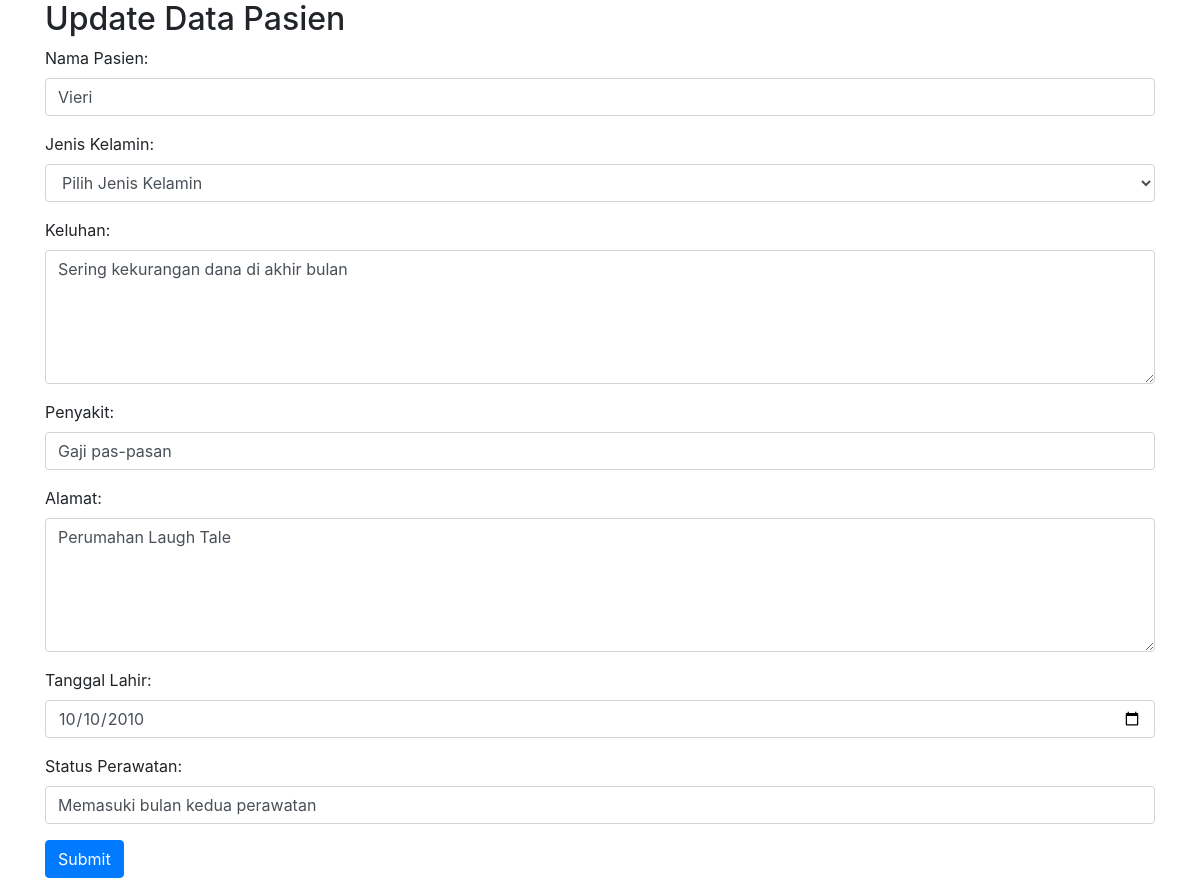
The page /update.php?id_pasien=2 on the database its author committed.
### tables this page shows
CREATE TABLE `pasien` (
  `id_pasien` int(11) NOT NULL,
  `nama_pasien` varchar(44) NOT NULL,
  `jenis_kelamin` varchar(1) NOT NULL,
  `keluhan` varchar(123) NOT NULL,
  `penyakit` varchar(44) NOT NULL,
  `alamat` varchar(123) NOT NULL,
  `tanggal_lahir` date NOT NULL,
  `status_perawatan` varchar(123) NOT NULL
);

### update.php (the view, shortened to what this page needs)
<!DOCTYPE html>
<html>
<head>
    <link rel="stylesheet" href="https://cdn.jsdelivr.net/npm/bootstrap@4.6.1/dist/css/bootstrap.min.css">
</head>
<body>
<div class="container">
    <?php
    include "koneksi.php";
    function input($data) {
        $data = trim($data);
        $data = stripslashes($data);
        $data = htmlspecialchars($data);
        return $data;
    }
    if (isset($_GET['id_pasien'])) {
        $id_pasien = input($_GET["id_pasien"]);
        $sql = "select * from pasien where id_pasien=$id_pasien";
        $hasil = mysqli_query($kon, $sql);
        $data = mysqli_fetch_assoc($hasil);
    }
    ?>
    <h2>Update Data Pasien</h2>
    <form action="<?php echo htmlspecialchars($_SERVER["PHP_SELF"]);?>" method="post">
        <div class="form-group">
            <label>Nama Pasien:</label>
            <input type="text" name="nama_pasien" class="form-control" placeholder="Masukkan Nama Pasien" value="<?php echo $data['nama_pasien']; ?>" required />
        </div>
        <div class="form-group">
            <label>Jenis Kelamin:</label>
            <select name="jenis_kelamin" class="form-control" required>
                <option value="">Pilih Jenis Kelamin</option>
            </select>
        </div>
        <div class="form-group">
            <label>Keluhan:</label>
            <textarea name="keluhan" class="form-control" rows="5" placeholder="Masukkan Keluhan" required><?php echo $data['keluhan']; ?></textarea>
        </div>
        <div class="form-group">
            <label>Penyakit:</label>
            <input type="text" name="penyakit" class="form-control" placeholder="Masukkan Penyakit" value="<?php echo $data['penyakit']; ?>" required />
        </div>
        <div class="form-group">
            <label>Alamat:</label>
            <textarea name="alamat" class="form-control" rows="5" placeholder="Masukkan Alamat" required><?php echo $data['alamat']; ?></textarea>
        </div>
        <div class="form-group">
            <label>Tanggal Lahir:</label>
            <input type="date" name="tanggal_lahir" class="form-control" value="<?php echo $data['tanggal_lahir']; ?>" required />
        </div>
        <div class="form-group">
            <label>Status Perawatan:</label>
            <input type="text" name="status_perawatan" class="form-control" placeholder="Masukkan Status Perawatan" value="<?php echo $data['status_perawatan']; ?>" required />
        </div>
        <button type="submit" name="submit" class="btn btn-primary">Submit</button>
    </form>
</div>
</body>
</html>

### rows shown on the page
pasien: nama_pasien "Vieri", keluhan "Sering kekurangan dana di akhir bulan", penyakit "Gaji pas-pasan", alamat "Perumahan Laugh Tale", tanggal_lahir "10/10/2010", status_perawatan "Memasuki bulan kedua perawatan"
